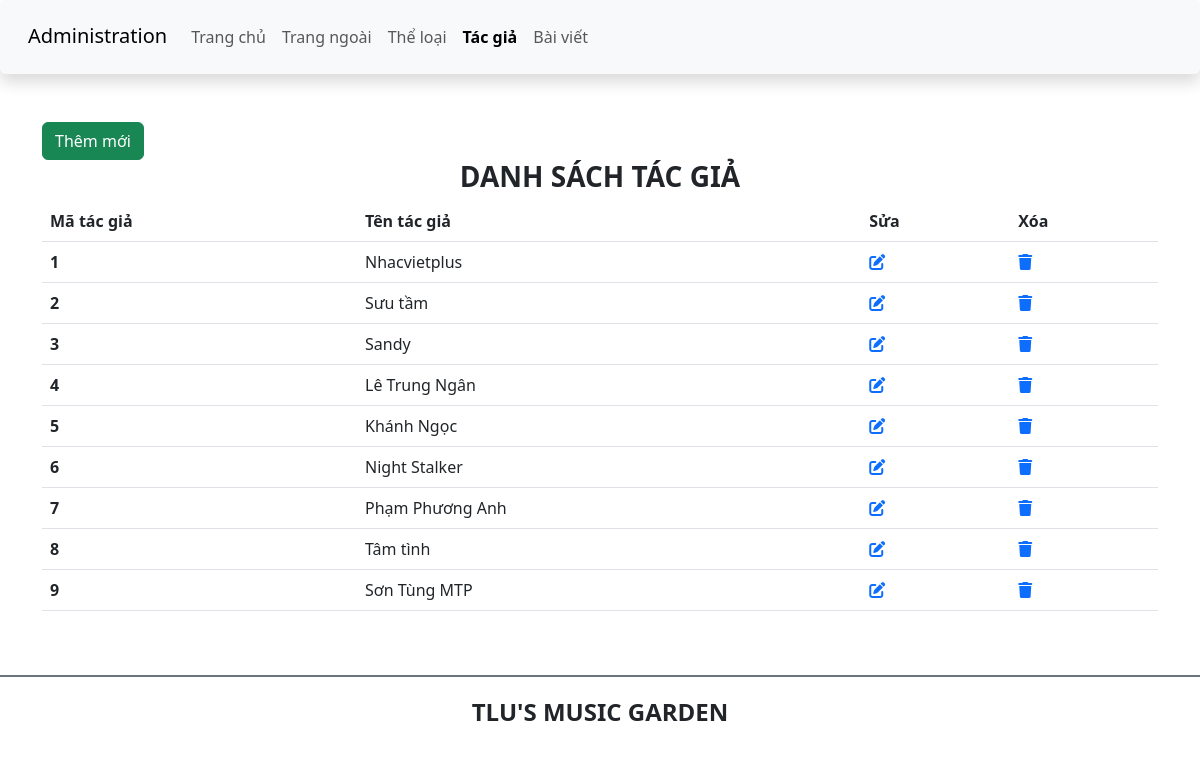
/BTTH01_CSE485/admin/author.php, run on the app's committed database.
### tables this page shows
CREATE TABLE `tacgia` (
  `ma_tgia` int(10) UNSIGNED NOT NULL,
  `ten_tgia` varchar(100) DEFAULT NULL,
  `hinh_tgia` varchar(100) DEFAULT NULL
);

### BTTH01_CSE485/admin/db.php (called while the page is built, shortened)
<?php
$host ='127.0.0.1';
$username ='root';
$password ='';
$dbname = 'bth01_CSE485_ex';
$charset = 'utf8mb4';
$dsn = "mysql:host=$host;dbname=$dbname;charset=$charset";
$options = [
    PDO::ATTR_ERRMODE            => PDO::ERRMODE_EXCEPTION,
    PDO::ATTR_DEFAULT_FETCH_MODE => PDO::FETCH_ASSOC,
    PDO::ATTR_EMULATE_PREPARES   => false,
];
try {
    $pdo = new PDO($dsn, $username, $password, $options);
} catch (\PDOException $e) {
    throw new \PDOException($e->getMessage(), (int)$e->getCode());
}
function getTacGia(){
    global $pdo;
    $stmt = $pdo->query("SELECT ma_tgia, ten_tgia FROM tacgia");
    return $stmt->fetchAll();
}
?>

### BTTH01_CSE485/admin/author.php (the view, shortened to what this page needs)
<!DOCTYPE html>
<html lang="en">
<head>
    <link href="https://cdn.jsdelivr.net/npm/bootstrap@5.3.0-alpha1/dist/css/bootstrap.min.css" rel="stylesheet">
    <link rel="stylesheet" href="https://cdnjs.cloudflare.com/ajax/libs/font-awesome/6.3.0/css/all.min.css" />
    <link rel="stylesheet" href="css/style_login.css">
</head>
<body>
    <header>
        <nav class="navbar navbar-expand-lg bg-body-tertiary shadow p-3 bg-white rounded">
            <div class="container-fluid">
                <div class="h3">
                    <a class="navbar-brand" href="#">Administration</a>
                </div>
                <div class="collapse navbar-collapse" id="navbarSupportedContent">
                <ul class="navbar-nav me-auto mb-2 mb-lg-0">
                    <li class="nav-item">
                        <a class="nav-link" aria-current="page" href="./">Trang chủ</a>
                    </li>
                    <li class="nav-item">
                        <a class="nav-link" href="../index.php">Trang ngoài</a>
                    </li>
                    <li class="nav-item">
                        <a class="nav-link" href="category.php">Thể loại</a>
                    </li>
                    <li class="nav-item">
                        <a class="nav-link active fw-bold" href="author.php">Tác giả</a>
                    </li>
                    <li class="nav-item">
                        <a class="nav-link" href="article.php">Bài viết</a>
                    </li>
                </ul>
                </div>
            </div>
        </nav>
    </header>
    <main class="container mt-5 mb-5">
        <?php
            include 'db.php';
            $tacgia = getTacGia();
        ?>
        <div class="row">
            <div class="col-sm">
                <a href="add_author.php" class="btn btn-success">Thêm mới</a>
                <h3 class="text-center text-uppercase fw-bold">Danh sách tác giả</h3>
                <table class="table">
                    <thead>
                        <tr>
                            <th scope="col">Mã tác giả</th>
                            <th scope="col">Tên tác giả</th>
                            <th>Sửa</th>
                            <th>Xóa</th>
                        </tr>
                    </thead>
                    <?php foreach($tacgia as $row): ?>
                    <tbody>
                        <tr>
                            <th scope="row"><?= $row['ma_tgia']?></th>
                            <td><?= $row['ten_tgia']?></td>
                            <td>
                                <a href="edit_author.php?ma_tgia=<?= $row['ma_tgia']?>"><i class="fa-solid fa-pen-to-square"></i></a>
                            </td>
                            <td>
                                <a href="del_author.php?ma_tgia=<?= $row['ma_tgia']?>" onclick="return confirm('Bạn có chắc chắn muốn xóa?');"><i class="fa-solid fa-trash"></i></a>
                            </td>
                        </tr>
                    </tbody>
                    <?php endforeach; ?>
                </table>
            </div>
        </div>
    </main>
    <footer class="bg-white d-flex justify-content-center align-items-center border-top border-secondary  border-2" style="height:80px">
        <h4 class="text-center text-uppercase fw-bold">TLU's music garden</h4>
    </footer>
</body>
</html>

### data on the page
tacgia: ma_tgia "1", ten_tgia "Nhacvietplus"
tacgia: ma_tgia "2", ten_tgia "Sưu tầm"
tacgia: ma_tgia "3", ten_tgia "Sandy"
tacgia: ma_tgia "4", ten_tgia "Lê Trung Ngân"
tacgia: ma_tgia "5", ten_tgia "Khánh Ngọc"
tacgia: ma_tgia "6", ten_tgia "Night Stalker"
tacgia: ma_tgia "7", ten_tgia "Phạm Phương Anh"
tacgia: ma_tgia "8", ten_tgia "Tâm tình"
tacgia: ma_tgia "9", ten_tgia "Sơn Tùng MTP"
